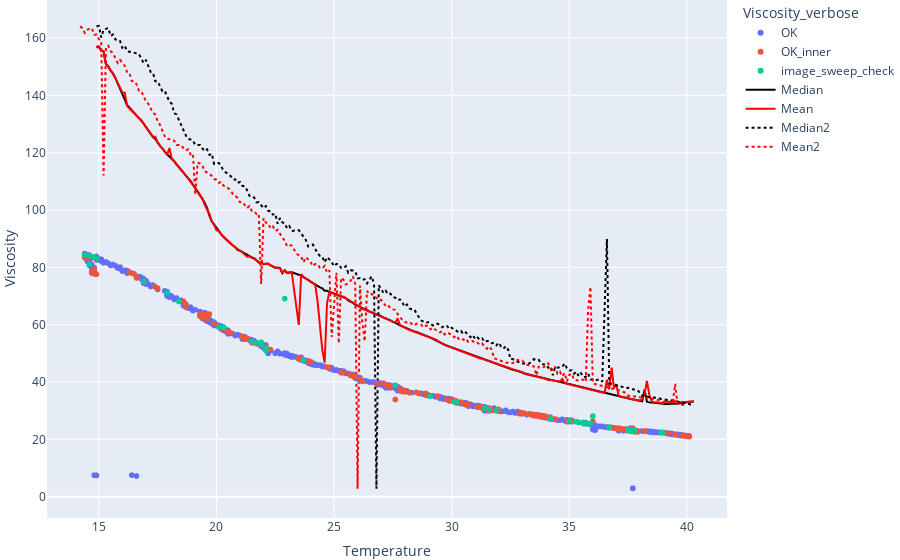

Source (notebook cell):
### Markdown cell above
## Temterature plots

### Code cell
fig = go.Figure()
fig = px.scatter(
    dfs,
    x="Temperature",
    y="Viscosity",
    color='Viscosity_verbose',
)

fig.add_traces([
    go.Scatter(name='Median',
               x=dfs_median.index,
               y=dfs_median['Viscosity'],
               mode='lines',
               line=dict(color='black')),
    go.Scatter(name='Mean',
               x=dfs_mean.index,
               y=dfs_mean['Viscosity'],
               mode='lines',
               line=dict(color='red')),
])
if len(dfs2):
    fig.add_traces([
        go.Scatter(name='Median2',
                   x=dfs_median.index,
                   y=dfs_median2['Viscosity'],
                   mode='lines',
                   line=dict(color='black', width=2, dash='dot')),
        go.Scatter(name='Mean2',
                   x=dfs_mean2.index,
                   y=dfs_mean2['Viscosity'],
                   mode='lines',
                   line=dict(color='red', width=2, dash='dot')),
    ])

if regression_done:
    x = np.array(dfs_median.index)
    y = nu0 * np.exp(EkJ * 1000 / 8.314 / (x+273.15))
    fig.add_trace(go.Scatter(name='Regression', x=x, y=y, mode='lines'))
fig.update_layout(hovermode="x unified", margin=dict(l=0, r=0, b=0, t=0, pad=0))
fig.show()

### Figure 1 — Plotly figure (JSON) as saved in the notebook; plotly's stock layout.template omitted (floating-point values rounded to 4 significant figures; data arrays with more than 128 entries replaced by an {"elided": "..."} marker saying what was removed)
{"data": [{"hovertemplate": "Viscosity_verbose=OK<br>Temperature=%{x}<br>Viscosity=%{y}<extra></extra>", "legendgroup": "OK", "marker": {"color": "#636efa", "symbol": "circle"}, "mode": "markers", "name": "OK", "showlegend": true, "type": "scattergl", "x": {"elided": "1666 float values"}, "xaxis": "x", "y": {"elided": "1666 float values"}, "yaxis": "y"}, {"hovertemplate": "Viscosity_verbose=OK_inner<br>Temperature=%{x}<br>Viscosity=%{y}<extra></extra>", "legendgroup": "OK_inner", "marker": {"color": "#EF553B", "symbol": "circle"}, "mode": "markers", "name": "OK_inner", "showlegend": true, "type": "scattergl", "x": {"elided": "573 float values"}, "xaxis": "x", "y": {"elided": "573 float values"}, "yaxis": "y"}, {"hovertemplate": "Viscosity_verbose=image_sweep_check<br>Temperature=%{x}<br>Viscosity=%{y}<extra></extra>", "legendgroup": "image_sweep_check", "marker": {"color": "#00cc96", "symbol": "circle"}, "mode": "markers", "name": "image_sweep_check", "showlegend": true, "type": "scattergl", "x": [14.6, 14.4, 14.6, 14.8, 14.9, 16.9, 17.9, 18.4, 20.1, 20.3, 20.3, 21.5, 21.7, 21.9, 21.9, 21.9, 22.1, 22.1, 22.1, 22.1, 22.1, 22.9, 23.7, 27.6, 29.1, 30.1, 30.2, 30.2, 30.2, 30.2, 30.2, 30.2, 30.2, 30.2, 30.2, 31.4, 31.6, 31.9, 34.2, 34.2, 34.2, 34.2, 34.2, 35, 35.3, 35.4, 35.6, 35.6, 35.6, 35.8, 35.9, 36, 36.7, 36.7, 36.7, 37.5, 37.5, 37.7, 37.8, 37.6, 37.6, 37.6, 37.6, 37.6, 37.6, 37.6, 37.6, 37.5, 37.7, 37.6, 37.6, 37.6, 37.6, 37.8, 38.9, 39], "xaxis": "x", "y": [81.1, 84.3, 84.1, 83.7, 83.1, 75, 71.1, 68.1, 59.1, 59.1, 59.1, 54.1, 53.7, 53.1, 53.9, 53.1, 51.7, 51.2, 51.3, 51.3, 51, 69.1, 47.7, 38.9, 35.1, 33.1, 33.1, 33.1, 33.1, 33.1, 33.1, 33.1, 33.1, 33.1, 33.1, 30.9, 30.4, 30.1, 27.1, 27.1, 27.1, 27.1, 27.1, 26.4, 26.1, 25.9, 25.9, 25.9, 25.5, 25.3, 25.5, 28.1, 24.2, 24.1, 24.1, 23.1, 23, 22.9, 23, 23.1, 23, 23.1, 23, 23.1, 23, 23.1, 23.1, 23.1, 23.1, 23.1, 23.1, 23.1, 23.1, 23.1, 22.3, 22.3], "yaxis": "y"}, {"line": {"color": "black"}, "mode": "lines", "name": "Median", "type": "scatter", "x": {"elided": "248 float values"}, "y": {"elided": "248 float values"}}, {"line": {"color": "red"}, "mode": "lines", "name": "Mean", "type": "scatter", "x": {"elided": "248 float values"}, "y": {"elided": "248 float values"}}, {"line": {"color": "black", "dash": "dot", "width": 2}, "mode": "lines", "name": "Median2", "type": "scatter", "x": {"elided": "248 float values"}, "y": {"elided": "249 float values"}}, {"line": {"color": "red", "dash": "dot", "width": 2}, "mode": "lines", "name": "Mean2", "type": "scatter", "x": {"elided": "249 float values"}, "y": {"elided": "249 float values"}}], "layout": {"hovermode": "x unified", "legend": {"title": {"text": "Viscosity_verbose"}, "tracegroupgap": 0}, "margin": {"b": 0, "l": 0, "pad": 0, "r": 0, "t": 0}, "xaxis": {"anchor": "y", "domain": [0, 1], "title": {"text": "Temperature"}}, "yaxis": {"anchor": "x", "domain": [0, 1], "title": {"text": "Viscosity"}}}}
